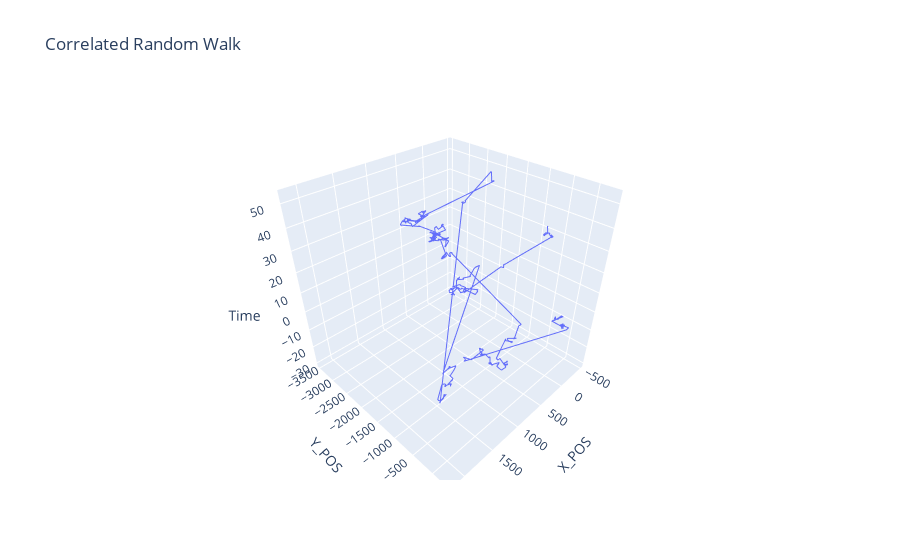

The notebook cell saved with this chart:
### Markdown cell above
**Activity 4:** Lévy flight - Vec2d - 1 Trajecotry (**5 pts**)
- Generate a **Lévy flight** trajectory.
- Implement usign **Vec2d** class.
- Keep the trajectory in a **numpy** array
- Visualize trajectory using **plotly** - 3D projection

![image.png](attachment:image.png)

Wikipedia contributors. (2025, 13 febrero). Lévy flight. Wikipedia. https://en.wikipedia.org/wiki/L%C3%A9vy_flight

### Code cell
num_steps = 1000
speed = 10
time_per_step = 1.5

alpha = 1
beta = 0
m = 0

# Init trajectory
trajectory = np.zeros((num_steps, 3))
# Init velocity vector
velocity = Vec2d(speed,0)

for i in range(1, num_steps):
    # The step length is drawn from a Lévy distribution
    step_length = levy_stable.rvs(alpha,beta)

    # The direction is uniformly distributed
    angle = np.random.uniform(-np.pi, np.pi) 
    velocity = velocity.rotated(angle)

    # Distance / velocity = time
    time = step_length / velocity.get_length() * time_per_step # Time to reach the next point

    trajectory[i] = (trajectory[i - 1] + np.array([
                                                    velocity.x * step_length, 
                                                    velocity.y * step_length, 
                                                    time
                                                ]))

# Graficar la trayectoria
fig = go.Figure()
fig.add_trace(go.Scatter3d(x=trajectory[:, 0], y=trajectory[:, 1], z=trajectory[:, 2], mode='lines', name='Trajectory'))
fig.update_layout(title='Correlated Random Walk', scene=dict(xaxis_title='X_POS', yaxis_title='Y_POS', zaxis_title='Time'))
fig.show()

### Figure 1 — Plotly figure (JSON) as saved in the notebook; plotly's stock layout.template omitted (floating-point values rounded to 4 significant figures; data arrays with more than 128 entries replaced by an {"elided": "..."} marker saying what was removed)
{"data": [{"mode": "lines", "name": "Trajectory", "type": "scatter3d", "x": {"elided": "1000 float values"}, "y": {"elided": "1000 float values"}, "z": {"elided": "1000 float values"}}], "layout": {"scene": {"xaxis": {"title": {"text": "X_POS"}}, "yaxis": {"title": {"text": "Y_POS"}}, "zaxis": {"title": {"text": "Time"}}}, "title": {"text": "Correlated Random Walk"}}}
